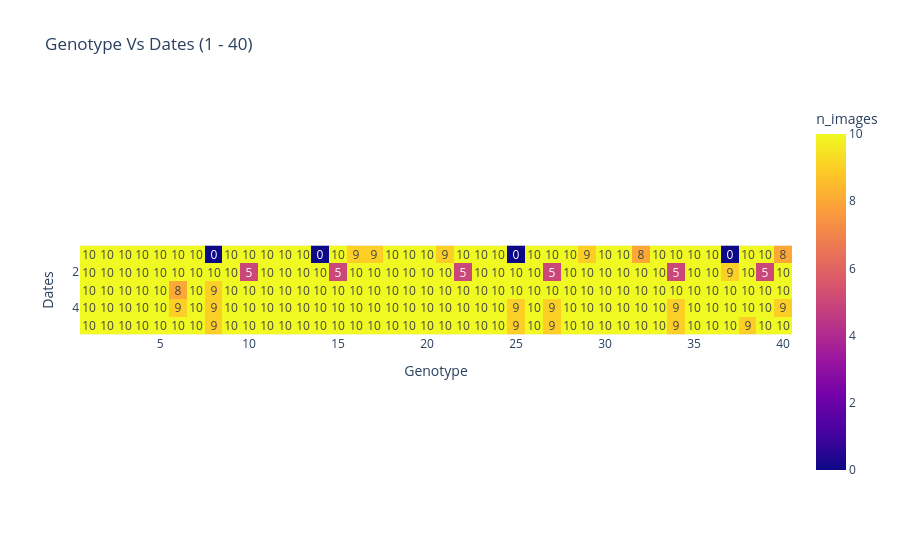

Notebook source saved alongside this figure:
### Markdown cell above
## Sorghum heatmap Genotype vs Dates.

### Code cell
px.imshow(pd.crosstab(sorghum.loc[sorghum['genotype'].isin(np.arange(1,41,1))].collection_date,
            sorghum.loc[sorghum['genotype'].isin(np.arange(1,41,1))].genotype).values,
            labels = dict(x = 'Genotype', y = 'Dates', color= 'n_images'),
            x=np.arange(1,41,1),
            y= np.arange(1,6,1),
            title = 'Genotype Vs Dates (1 - 40)',
            text_auto=True)

### Figure 1 — Plotly figure (JSON) as saved in the notebook; plotly's stock layout.template omitted (floating-point values rounded to 4 significant figures; data arrays with more than 128 entries replaced by an {"elided": "..."} marker saying what was removed)
{"data": [{"coloraxis": "coloraxis", "hovertemplate": "Genotype: %{x}<br>Dates: %{y}<br>n_images: %{z}<extra></extra>", "name": "0", "texttemplate": "%{z}", "type": "heatmap", "x": [1, 2, 3, 4, 5, 6, 7, 8, 9, 10, 11, 12, 13, 14, 15, 16, 17, 18, 19, 20, 21, 22, 23, 24, 25, 26, 27, 28, 29, 30, 31, 32, 33, 34, 35, 36, 37, 38, 39, 40], "xaxis": "x", "y": [1, 2, 3, 4, 5], "yaxis": "y", "z": {"elided": "5x40 int values"}}], "layout": {"coloraxis": {"colorbar": {"title": {"text": "n_images"}}, "colorscale": [[0, "#0d0887"], [0.1111, "#46039f"], [0.2222, "#7201a8"], [0.3333, "#9c179e"], [0.4444, "#bd3786"], [0.5556, "#d8576b"], [0.6667, "#ed7953"], [0.7778, "#fb9f3a"], [0.8889, "#fdca26"], [1, "#f0f921"]]}, "title": {"text": "Genotype Vs Dates (1 - 40)"}, "xaxis": {"anchor": "y", "constrain": "domain", "domain": [0, 1], "scaleanchor": "y", "title": {"text": "Genotype"}}, "yaxis": {"anchor": "x", "autorange": "reversed", "constrain": "domain", "domain": [0, 1], "title": {"text": "Dates"}}}}
